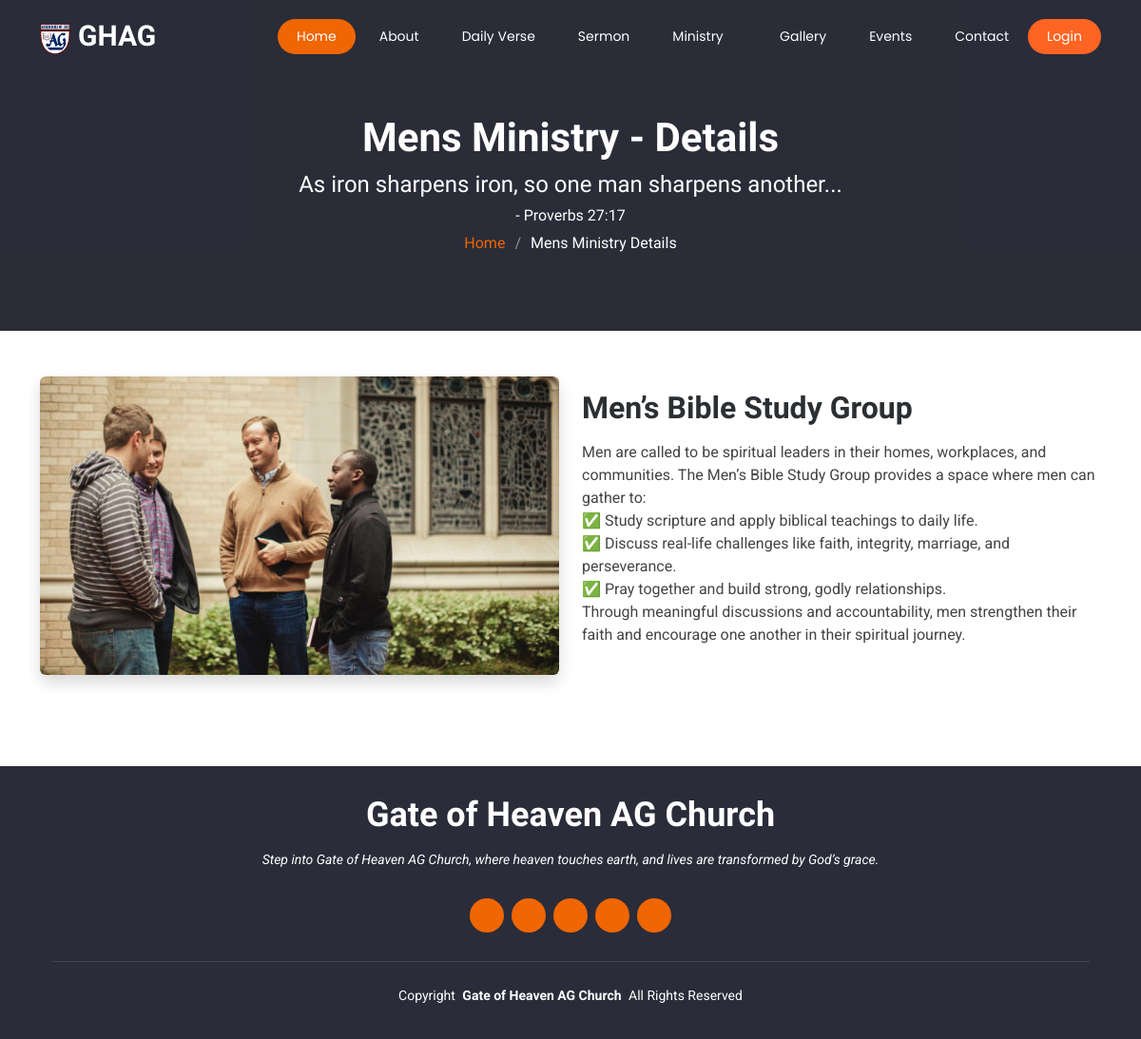
The page /mens-ministries on the database its author committed.
### church_app/models.py (models this page shows, shortened)
class Ministry(models.Model):
    CATEGORY_CHOICES = [
        ('childrens ministry', 'Childrens Ministry'),
        ('youths ministry', 'Youths Ministry'),
        ('sports ministry', 'Sports Ministry'),
        ('mens ministry', 'Mens Ministry'),
        ('womens ministry', 'Womens Ministry'),
    ]
    title = models.CharField(max_length=255)
    image = models.ImageField(upload_to='media/store/images/ministry' ,default="",blank=True)
    category = models.CharField(max_length=20, choices=CATEGORY_CHOICES)
    body=models.TextField()

### church_app/views.py (the view)
# urls.py: path('mens-ministries',views.men,name='men'),
def men(request):
    menministry=Ministry.objects.filter(category='mens ministry')
    return render(request,"ministries/mens_ministry.html",{"menministry" : menministry})

### church_app/templates/ministries/mens_ministry.html
{% extends 'base.html' %}
{% load static %}
{% block content %}
<main class="main">
  <div class="page-title dark-background">
    <div class="container position-relative">
        <h1>Mens Ministry - Details</h1>
        <h4>As iron sharpens iron, so one man sharpens another...</h4>
        <h6>- Proverbs 27:17</h6>
        <nav class="breadcrumbs">
            <ol>
                <li><a href="{% url 'index' %}">Home</a></li>
                <li class="current">Mens Ministry Details</li>
            </ol>
        </nav>
    </div>
</div>
    <section class="container py-5">
        {% for j in menministry %}
        <div class="row align-items-center mb-5" data-aos="fade-up" data-aos-delay="200">
            <div class="col-md-6">
                <img src="{{ j.image }}" alt="{{ j.title }}" class="img-fluid rounded shadow">
            </div>
            <div class="col-md-6">
                <h2 class="fw-bold text-secondary-emphasis">{{ j.title }}</h2>
                <p class="text-dark">{{ j.body|linebreaks }}</p>
            </div>
        </div>
        {% endfor %}
    </section>
</main>
{% endblock %}

### static/assets/css/main.css (style rules this page uses)
:root { --default-font: "Roboto", system-ui, -apple-system, "Segoe UI", Roboto, "Helvetica Neue", Arial, "Noto Sans", "Liberation Sans", sans-serif, "Apple Color Emoji", "Segoe UI Emoji", "Segoe UI Symbol", "Noto Color Emoji"; --heading-font: "Raleway", sans-serif; --nav-font: "Poppins", sans-serif; }
:root { --background-color: #ffffff; --default-color: #444444; --heading-color: #2a2c39; --accent-color: #ef6603; --surface-color: #ffffff; --contrast-color: #ffffff; }
:root { --nav-color: #ffffff; --nav-hover-color: #ef6603; --nav-mobile-background-color: #ffffff; --nav-dropdown-background-color: #ffffff; --nav-dropdown-color: #060606; --nav-dropdown-hover-color: #ef6603; }
.dark-background { --background-color: #2a2c39; --default-color: #ffffff; --heading-color: #ffffff; --surface-color: #404356; --contrast-color: #ffffff; }
:root { scroll-behavior: smooth; }
body { color: var(--default-color); background-color: var(--background-color); font-family: var(--default-font); }
a { color: var(--accent-color); text-decoration: none; transition: 0.3s; }
h1, h2, h3, h4, h5, h6 { color: var(--heading-color); font-family: var(--heading-font); }
.page-title { color: var(--default-color); background-color: var(--background-color); background-size: cover; background-position: center; background-repeat: no-repeat; padding: 120px 0 80px 0; text-align: center; position: relative; }
.page-title:before { content: ""; background-color: color-mix(in srgb, var(--background-color), transparent 50%); position: absolute; inset: 0; }
.page-title h1 { font-size: 42px; font-weight: 700; margin-bottom: 10px; }
.page-title .breadcrumbs ol { display: flex; flex-wrap: wrap; list-style: none; justify-content: center; padding: 0; margin: 0; font-size: 16px; font-weight: 400; }
.page-title .breadcrumbs ol li+li { padding-left: 10px; }
.page-title .breadcrumbs ol li+li::before { content: "/"; display: inline-block; padding-right: 10px; color: color-mix(in srgb, var(--default-color), transparent 50%); }
section, .section { color: var(--default-color); background-color: var(--background-color); padding: 20px 0; scroll-margin-top: 77px; overflow: clip; }

### rows shown on the page
Ministry: image (picture), title "Men’s Bible Study Group", body "Men are called to be spiritual leaders in their homes, workplaces, and communities. The Men’s Bible Study Group provides a space where men can gather to: ✅ Study scripture and apply biblical teachings to daily life. ✅ Discuss real-life challenges like faith, integrity, marriage, and perseverance. ✅ Pray together and build strong, godly relationships. Through meaningful discussions and accountability, men strengthen their faith and encourage one another in their spiritual journey."
